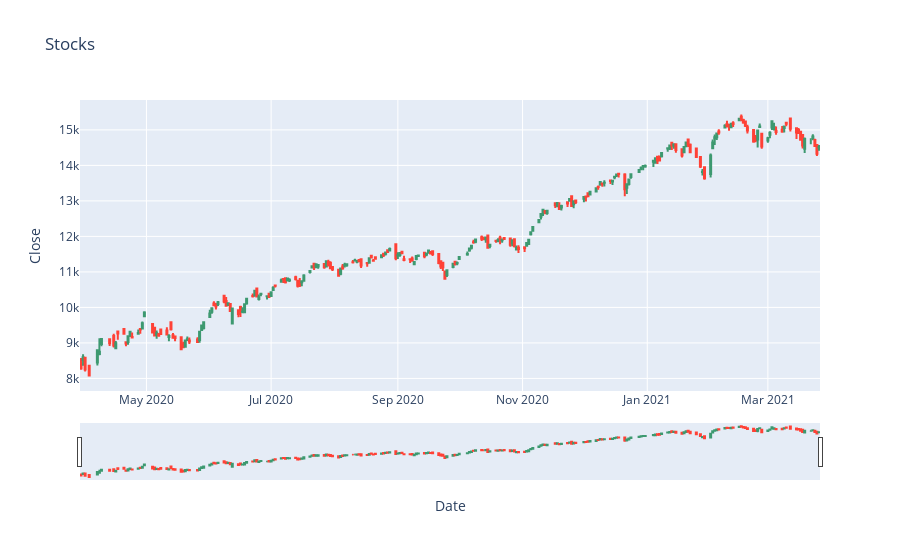

Notebook cell for this chart:
### Code cell
#plotly offers a specialized chart that is the candlestick graph to view stock price movements over the period of a day
#a candlestick represents the opening price, closing price, high and low, all in a single day
#the candlestick object takes in all of these values as inputs
trace = go.Candlestick(x = nifty_data.Date,
                      open = nifty_data.Open,
                      high = nifty_data.High,
                      low = nifty_data.Low,
                      close = nifty_data.Close)

data = [trace]

#hover mode is equal to closest, indicating that the layout will have tool tips in our representation
layout = go.Layout(title = 'Stocks',
                  hovermode = 'closest',
                  xaxis = dict(title = 'Date'),
                  yaxis = dict(title = 'Close'))

#a red candlestick indicates that the closing price was lower than the opening price for that particular day
#a green candlestick, on the other hand, shows us that the stock rows that particular day
fig = go.Figure(data = data,
               layout = layout)

offline.iplot(fig)

### Figure 1 — Plotly figure (JSON) as saved in the notebook; plotly's stock layout.template omitted (floating-point values rounded to 4 significant figures; data arrays with more than 128 entries replaced by an {"elided": "..."} marker saying what was removed)
{"data": [{"close": {"elided": "247 float values"}, "high": {"elided": "247 float values"}, "low": {"elided": "247 float values"}, "open": {"elided": "247 float values"}, "type": "candlestick", "x": {"elided": "247 str values"}}], "layout": {"hovermode": "closest", "title": {"text": "Stocks"}, "xaxis": {"title": {"text": "Date"}}, "yaxis": {"title": {"text": "Close"}}}}
